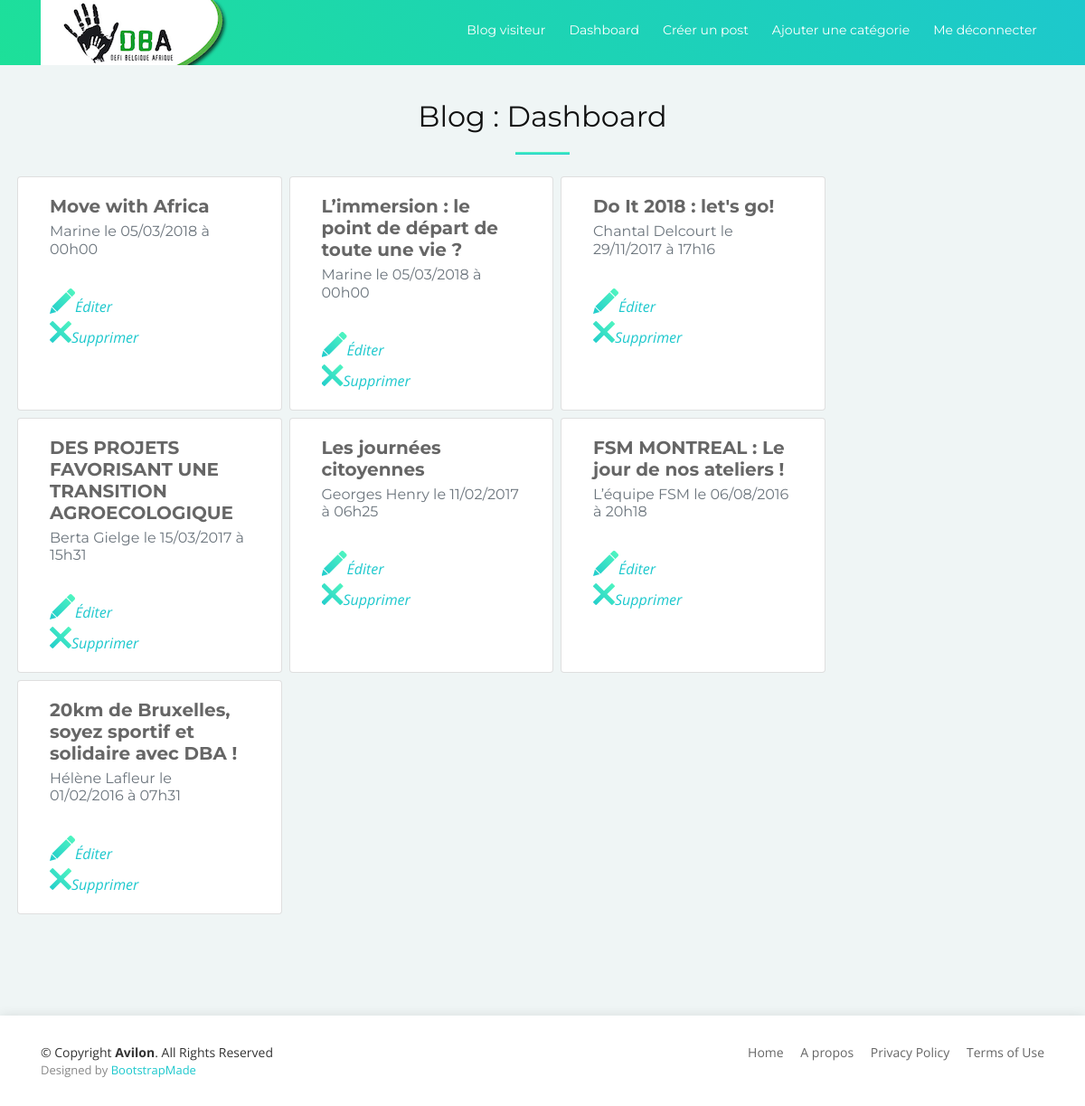
The page /DBA/blog/login/admin_dashboard.php (signed in) on the database its author committed.
### tables this page shows
CREATE TABLE `articles` (
  `Id` int(11) NOT NULL,
  `titre` varchar(255) NOT NULL,
  `contenu` text NOT NULL,
  `auteurs` varchar(255) NOT NULL,
  `date_ajout` datetime NOT NULL
);

### DBA/blog/login/admin_dashboard.php (the view, shortened to what this page needs)
<?php
@include '../connection_db.php';
$reponse_article = $pdo->query("SELECT Id, titre, contenu, auteurs, DATE_FORMAT(date_ajout, '%d/%m/%Y à %Hh%i') AS date_ajout_fr FROM articles ORDER BY date_ajout DESC");
?>
<!DOCTYPE html>
<html lang="fr">
<head>
		<link href="../../lib/bootstrap/css/bootstrap.min.css" rel="stylesheet">
		<link href="../../lib/animate/animate.min.css" rel="stylesheet">
		<link href="../../lib/font-awesome/css/font-awesome.min.css" rel="stylesheet">
		<link href="../../lib/ionicons/css/ionicons.min.css" rel="stylesheet">
		<link href="../../lib/magnific-popup/magnific-popup.css" rel="stylesheet">
		<link rel="stylesheet" href="style.css">
</head>
<body>
<?php
	include('admin_blog_header.php');
?>
	<main id="main">
		<section id="more-features" class="section-bg">
	    	<div class="container p-0">
		        <div class="section-header">
		          <h3 class="section-title">Blog : Dashboard</h3>
		          <span class="section-divider"></span>
		        </div>
		       	<div class="row">
<?php
while($donnees_article = $reponse_article->fetch()){
?>
		        <div class="card col-lg-3 col-md-3 m-1">
					  <div class="card-body">
					    <h5 class="card-title"><?php echo $donnees_article['titre'] ?></h5>
					    <h6 class="card-subtitle mb-2 text-muted"><?php echo $donnees_article['auteurs']?> le <?php echo $donnees_article['date_ajout_fr']?></h6>
					    <ul class="modif-blog">
		            		<li><a href="admin_update_post.php?article=<?php echo $donnees_article['Id']?>"><div class="icon-blog"><i class="ion-edit">Éditer</i></div></a>
		            		</li>
				            <li><a href="admin_delete_post.php?article=<?php echo $donnees_article['Id']?>" class="confirmation"><div class="icon-blog"><i class="ion-close">Supprimer</i></div></a>
				            </li>
				        </ul>
					  </div>
				</div>
<?php
}
?>
				</div>
				<br><br>
  			</div>
   		</section>
	</main>
<?php include('admin_blog_footer.php') ?>
</body>
</html>

### DBA/blog/login/style.css (style rules this page uses)
body { background: #fff; color: #666666; font-family: "Open Sans", sans-serif; overflow-x: hidden; }
a { color: #1dc8cd; transition: 0.5s; }
h1, h2, h3, h4, h5, h6 { font-family: "Montserrat", sans-serif; font-weight: 400; margin: 0 0 20px 0; padding: 0; }
.section-header .section-title { font-size: 32px; color: #111; text-align: center; font-weight: 400; }
.section-header .section-divider { display: block; width: 60px; height: 3px; background: #1dc8cd; background: linear-gradient(0deg, #1dc8cd 0%, #55fabe 100%); margin: 0 auto; margin-bottom: 20px; }
.section-bg { background: #eff5f5; }
#more-features { padding: 60px 0 60px 0; }
h3.section-title { margin-top: 50px; }
.modif-blog { list-style: none; display: inline; }
.icon-blog i:before { font-size: 2rem; background: #1dc8cd; background: linear-gradient(45deg, #1dc8cd 0%, #55fabe 100%); background-clip: border-box; -webkit-background-clip: text; -webkit-text-fill-color: transparent; }
.card-title { font-weight: bold; }

### rows shown on the page
articles: titre "Move with Africa", auteurs "Marine", date_ajout_fr "05/03/2018 à 00h00"
articles: titre "L’immersion : le point de départ de toute une vie ?", auteurs "Marine", date_ajout_fr "05/03/2018 à 00h00"
articles: titre "Do It 2018 : let's go!", auteurs "Chantal Delcourt", date_ajout_fr "29/11/2017 à 17h16"
articles: titre "DES PROJETS FAVORISANT UNE TRANSITION AGROECOLOGIQUE", auteurs "Berta Gielge", date_ajout_fr "15/03/2017 à 15h31"
articles: titre "Les journées citoyennes", auteurs "Georges Henry", date_ajout_fr "11/02/2017 à 06h25"
articles: titre "FSM MONTREAL : Le jour de nos ateliers !", auteurs "L’équipe FSM", date_ajout_fr "06/08/2016 à 20h18"
articles: titre "20km de Bruxelles, soyez sportif et solidaire avec DBA !", auteurs "Hélène Lafleur", date_ajout_fr "01/02/2016 à 07h31"
